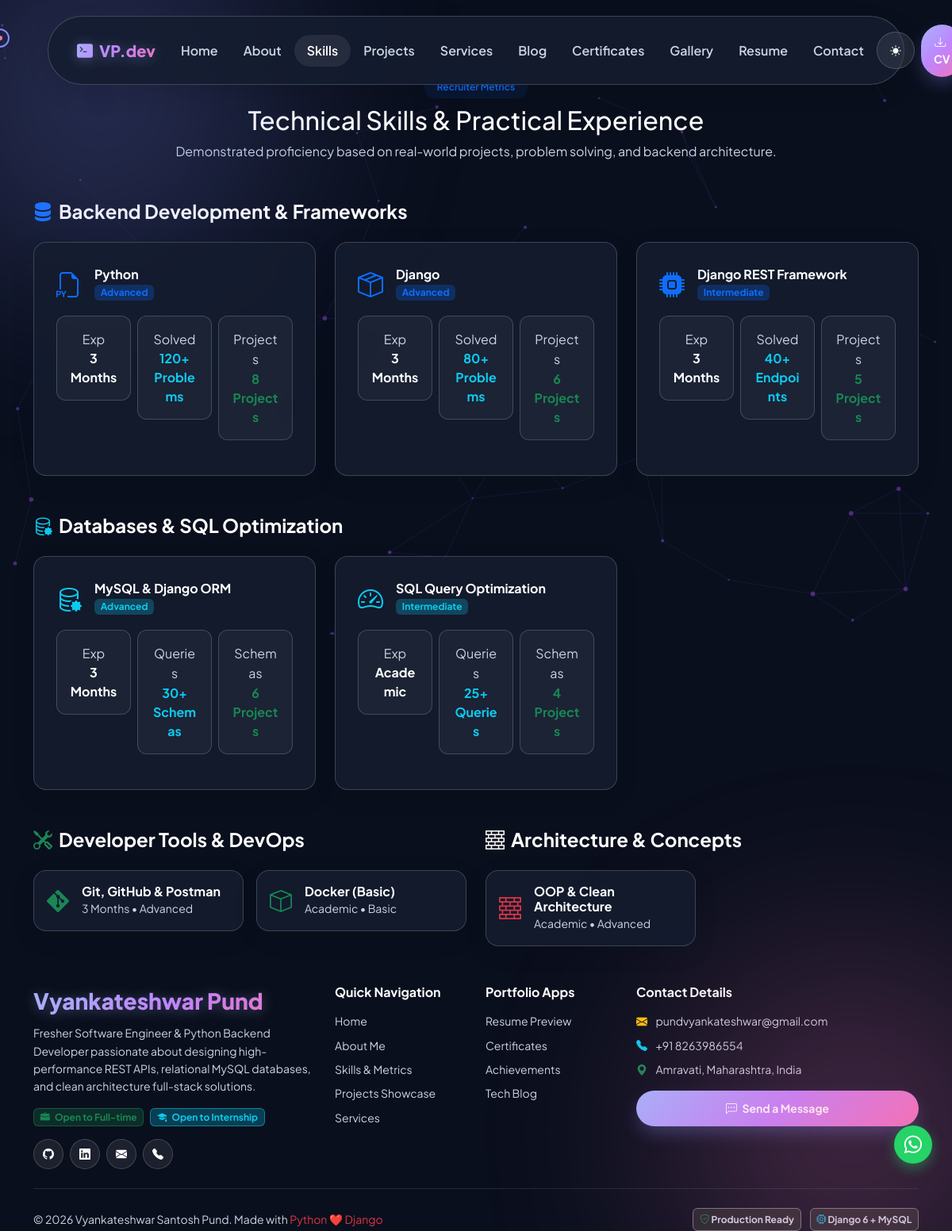
Screenshot of /skills/ with the database file from the repository.
### apps/skills/models.py (models this page shows, shortened)
class Skill(models.Model):
    CATEGORY_CHOICES = (
        ('Backend', 'Backend Development'),
        ('Frontend', 'Frontend Development'),
        ('Database', 'Databases & ORM'),
        ('Tools', 'Developer Tools & Platforms'),
        ('Concepts', 'Software Concepts & Architecture'),
        ('Soft Skills', 'Soft Skills & Leadership'),
    )
    name = models.CharField(max_length=100)
    category = models.CharField(max_length=50, choices=CATEGORY_CHOICES, default='Backend')
    proficiency_percent = models.IntegerField(default=85, help_text='Value between 0 and 100')
    level_label = models.CharField(max_length=50, default='Expert')
    years_experience = models.CharField(max_length=50, default='2 Years')
    problems_solved = models.CharField(max_length=50, default='120+ Problems')
    projects_count = models.CharField(max_length=50, default='15 Projects')
    icon_class = models.CharField(max_length=100, default='bi bi-code-slash', help_text='Bootstrap or FontAwesome icon class')
    is_featured = models.BooleanField(default=True)
    order = models.IntegerField(default=0)
    class Meta:
        ordering = ['category', 'order', '-proficiency_percent']

### apps/portfolio/models.py (models this page shows, shortened)
class SocialLink(models.Model):
    platform = models.CharField(max_length=50)
    url = models.URLField()
    icon_class = models.CharField(max_length=50, help_text='e.g., bi bi-github')
    order = models.IntegerField(default=0)
    class Meta:
        ordering = ['order']

### apps/skills/views.py (the view)
# urls.py: path('', views.SkillListView.as_view(), name='skills_list'),
class SkillListView(ListView):
    model = Skill
    template_name = 'skills.html'
    context_object_name = 'skills'
    def get_context_data(self, **kwargs):
        context = super().get_context_data(**kwargs)
        all_skills = Skill.objects.all()
        context['backend_skills'] = all_skills.filter(category='Backend')
        context['frontend_skills'] = all_skills.filter(category='Frontend')
        context['database_skills'] = all_skills.filter(category='Database')
        context['tools_skills'] = all_skills.filter(category='Tools')
        context['concept_skills'] = all_skills.filter(category='Concepts')
        context['soft_skills'] = all_skills.filter(category='Soft Skills')
        return context

### templates/skills.html (shortened to what this page needs)
{% extends 'base.html' %}
{% load static %}
{% block content %}
<section class="py-5 mt-5">
    <div class="container">
        <div class="text-center mb-5">
            <span class="badge bg-primary bg-opacity-10 text-primary px-3 py-2 rounded-pill fw-semibold">Recruiter Metrics</span>
            <h2 class="section-title mt-2">Technical Skills & Practical Experience</h2>
            <p class="section-subtitle">Demonstrated proficiency based on real-world projects, problem solving, and backend architecture.</p>
        </div>
        <div class="mb-5">
            <h4 class="fw-bold mb-4 text-main"><i class="bi bi-server text-primary me-2"></i>Backend Development & Frameworks</h4>
            <div class="row g-4">
                {% for skill in backend_skills %}
                <div class="col-md-6 col-lg-4">
                    <div class="glass-card">
                        <div class="d-flex align-items-center justify-content-between mb-3">
                            <div class="d-flex align-items-center gap-3">
                                <span class="fs-2 text-primary"><i class="{{ skill.icon_class }}"></i></span>
                                <div>
                                    <h6 class="fw-bold text-main mb-0">{{ skill.name }}</h6>
                                    <span class="badge bg-primary bg-opacity-25 text-primary extra-small">{{ skill.level_label }}</span>
                                </div>
                            </div>
                        </div>
                        <div class="row g-2 mb-3 text-center extra-small">
                            <div class="col-4">
                                <div class="glass-card-sm bg-secondary bg-opacity-10">
                                    <span class="text-muted d-block">Exp</span>
                                    <strong class="text-main">{{ skill.years_experience }}</strong>
                                </div>
                            </div>
                            <div class="col-4">
                                <div class="glass-card-sm bg-secondary bg-opacity-10">
                                    <span class="text-muted d-block">Solved</span>
                                    <strong class="text-info">{{ skill.problems_solved }}</strong>
                                </div>
                            </div>
                            <div class="col-4">
                                <div class="glass-card-sm bg-secondary bg-opacity-10">
                                    <span class="text-muted d-block">Projects</span>
                                    <strong class="text-success">{{ skill.projects_count }}</strong>
                                </div>
                            </div>
                        </div>
                    </div>
                </div>
                {% endfor %}
            </div>
        </div>
        <div class="mb-5">
            <h4 class="fw-bold mb-4 text-main"><i class="bi bi-database-gear text-info me-2"></i>Databases & SQL Optimization</h4>
            <div class="row g-4">
                {% for skill in database_skills %}
                <div class="col-md-6 col-lg-4">
                    <div class="glass-card">
                        <div class="d-flex align-items-center justify-content-between mb-3">
                            <div class="d-flex align-items-center gap-3">
                                <span class="fs-2 text-info"><i class="{{ skill.icon_class }}"></i></span>
                                <div>
                                    <h6 class="fw-bold text-main mb-0">{{ skill.name }}</h6>
                                    <span class="badge bg-info bg-opacity-25 text-info extra-small">{{ skill.level_label }}</span>
                                </div>
                            </div>
                        </div>
                        <div class="row g-2 mb-3 text-center extra-small">
                            <div class="col-4">
                                <div class="glass-card-sm bg-secondary bg-opacity-10">
                                    <span class="text-muted d-block">Exp</span>
                                    <strong class="text-main">{{ skill.years_experience }}</strong>
                                </div>
                            </div>
                            <div class="col-4">
                                <div class="glass-card-sm bg-secondary bg-opacity-10">
                                    <span class="text-muted d-block">Queries</span>
                                    <strong class="text-info">{{ skill.problems_solved }}</strong>
                                </div>
                            </div>
                            <div class="col-4">
                                <div class="glass-card-sm bg-secondary bg-opacity-10">
                                    <span class="text-muted d-block">Schemas</span>
                                    <strong class="text-success">{{ skill.projects_count }}</strong>
                                </div>
                            </div>
                        </div>
                    </div>
                </div>
                {% endfor %}
            </div>
        </div>
        <div class="row g-4">
            <div class="col-lg-6">
                <h4 class="fw-bold mb-4 text-main"><i class="bi bi-tools text-success me-2"></i>Developer Tools & DevOps</h4>
                <div class="row g-3">
                    {% for skill in tools_skills %}
                    <div class="col-6">
                        <div class="glass-card p-3 d-flex align-items-center gap-3">
                            <i class="{{ skill.icon_class }} fs-3 text-success"></i>
                            <div>
                                <h6 class="fw-bold text-main mb-0">{{ skill.name }}</h6>
                                <small class="text-muted">{{ skill.years_experience }} • {{ skill.level_label }}</small>
                            </div>
                        </div>
                    </div>
                    {% endfor %}
                </div>
            </div>
            <div class="col-lg-6">
                <h4 class="fw-bold mb-4 text-main"><i class="bi bi-bricks text-pink me-2"></i>Architecture & Concepts</h4>
                <div class="row g-3">
                    {% for skill in concept_skills %}
                    <div class="col-6">
                        <div class="glass-card p-3 d-flex align-items-center gap-3">
                            <i class="{{ skill.icon_class }} fs-3 text-danger"></i>
                            <div>
                                <h6 class="fw-bold text-main mb-0">{{ skill.name }}</h6>
                                <small class="text-muted">{{ skill.years_experience }} • {{ skill.level_label }}</small>
                            </div>
                        </div>
                    </div>
                    {% endfor %}
                </div>
            </div>
        </div>
    </div>
</section>
{% endblock %}

### templates/components/footer.html (shortened to what this page needs)
<footer>
    <div class="container">
        <div class="row gy-4">
            <div class="col-lg-4 col-md-6">
                <a class="navbar-brand gradient-text fs-3 mb-2 d-block" href="{% url 'home' %}">
                    Vyankateshwar Pund
                </a>
                <p class="text-muted small mb-3">
                    Fresher Software Engineer & Python Backend Developer passionate about designing high-performance REST APIs,
                    relational MySQL databases, and clean architecture full-stack solutions.
                </p>
                <div class="d-flex flex-wrap gap-2 mb-3">
                    <span class="badge bg-success bg-opacity-25 text-success border border-success border-opacity-50"><i class="bi bi-briefcase-fill me-1"></i> Open to Full-time</span>
                    <span class="badge bg-info bg-opacity-25 text-info border border-info border-opacity-50"><i class="bi bi-mortarboard-fill me-1"></i> Open to Internship</span>
                </div>
                <div class="d-flex gap-2">
                    {% for social in social_links %}
                    <a href="{{ social.url }}" target="_blank" class="btn btn-glass btn-sm rounded-circle p-2" style="width:38px; height:38px; display:inline-flex; align-items:center; justify-content:center;" title="{{ social.platform }}">
                        <i class="{{ social.icon_class }}"></i>
                    </a>
                    {% endfor %}
                </div>
            </div>
            <div class="col-lg-2 col-md-6">
                <h6 class="text-white mb-3 fw-bold">Quick Navigation</h6>
                <ul class="list-unstyled small">
                    <li class="mb-2"><a href="{% url 'home' %}" class="text-muted text-decoration-none">Home</a></li>
                    <li class="mb-2"><a href="{% url 'about' %}" class="text-muted text-decoration-none">About Me</a></li>
                    <li class="mb-2"><a href="{% url 'skills_list' %}" class="text-muted text-decoration-none">Skills & Metrics</a></li>
                    <li class="mb-2"><a href="{% url 'project_list' %}" class="text-muted text-decoration-none">Projects Showcase</a></li>
                    <li class="mb-2"><a href="{% url 'services' %}" class="text-muted text-decoration-none">Services</a></li>
                </ul>
            </div>
            <div class="col-lg-2 col-md-6">
                <h6 class="text-white mb-3 fw-bold">Portfolio Apps</h6>
                <ul class="list-unstyled small">
                    <li class="mb-2"><a href="{% url 'resume' %}" class="text-muted text-decoration-none">Resume Preview</a></li>
                    <li class="mb-2"><a href="{% url 'certificates' %}" class="text-muted text-decoration-none">Certificates</a></li>
                    <li class="mb-2"><a href="{% url 'achievements' %}" class="text-muted text-decoration-none">Achievements</a></li>
                    <li class="mb-2"><a href="{% url 'blog_list' %}" class="text-muted text-decoration-none">Tech Blog</a></li>
                </ul>
            </div>
            <div class="col-lg-4 col-md-6">
                <h6 class="text-white mb-3 fw-bold">Contact Details</h6>
                <ul class="list-unstyled small text-muted mb-3">
                    <li class="mb-2"><i class="bi bi-envelope-fill text-warning me-2"></i> pundvyankateshwar@gmail.com</li>
                    <li class="mb-2"><i class="bi bi-telephone-fill text-info me-2"></i> +91 8263986554</li>
                    <li class="mb-2"><i class="bi bi-geo-alt-fill text-success me-2"></i> Amravati, Maharashtra, India</li>
                </ul>
                <a href="{% url 'contact' %}" class="btn btn-gradient btn-sm w-100"><i class="bi bi-chat-left-dots me-1"></i> Send a Message</a>
            </div>
        </div>
        <hr class="my-4 border-secondary opacity-25">
        <div class="row align-items-center">
            <div class="col-md-6 text-center text-md-start mb-2 mb-md-0">
                <span class="text-muted small">&copy; 2026 Vyankateshwar Santosh Pund. Made with <span class="text-danger">Python ❤️ Django</span></span>
            </div>
            <div class="col-md-6 text-center text-md-end">
                <span class="badge bg-dark border border-secondary text-muted me-2"><i class="bi bi-shield-check text-success"></i> Production Ready</span>
                <span class="badge bg-dark border border-secondary text-muted"><i class="bi bi-cpu text-info"></i> Django 6 + MySQL</span>
            </div>
        </div>
    </div>
</footer>

### rows the page displays
Skill: name "Python", level_label "Advanced", years_experience "3 Months", problems_solved "120+ Problems", projects_count "8 Projects"
Skill: name "Django", level_label "Advanced", years_experience "3 Months", problems_solved "80+ Problems", projects_count "6 Projects"
Skill: name "Django REST Framework", level_label "Intermediate", years_experience "3 Months", problems_solved "40+ Endpoints", projects_count "5 Projects"
Skill: name "MySQL & Django ORM", level_label "Advanced", years_experience "3 Months", problems_solved "30+ Schemas", projects_count "6 Projects"
Skill: name "SQL Query Optimization", level_label "Intermediate", years_experience "Academic", problems_solved "25+ Queries", projects_count "4 Projects"
Skill: name "Git, GitHub & Postman", years_experience "3 Months", level_label "Advanced"
Skill: name "Docker (Basic)", years_experience "Academic", level_label "Basic"
Skill: name "OOP & Clean Architecture", years_experience "Academic", level_label "Advanced"
